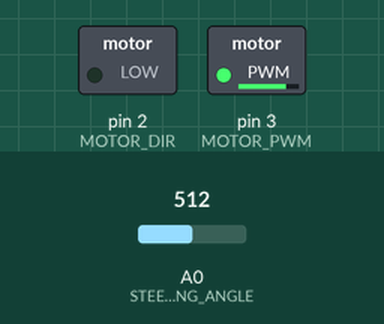
This sketch was run on a simulated Arduino Uno, built with avr-gcc and run on an emulated ATmega328P. Shown: switched loads named in the sketch (green lamp = pin HIGH). Inputs (shaded band) come from the test bench; at power-on: A0 (STEERING_ANGLE) = 512. What the sketch prints to the serial monitor is not drawn.

Above: at 1.2 s.
1.3 s: A0 (STEERING_ANGLE) set to 107
4.3 s: A0 (STEERING_ANGLE) set to 93
Timing chart, 0 to 7.3 s (numbered marks = the images above; inputs shaded):
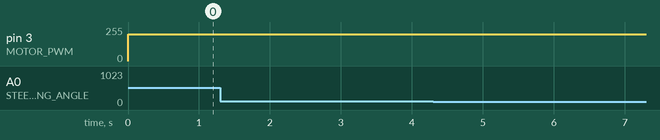

The sketch:

contorl_pid_ma.ino
```cpp
// 가변저항 => 0 ~ 1024

#define MOTOR_DIR    2
#define MOTOR_PWM    3
#define STEERING_ANGLE A0

int steer_angle;
int NEURAL_ANGLE;

int kp_steer = 0.3;
int kd_steer = 1;

int target;

void setup()
{
  pinMode(MOTOR_DIR, OUTPUT);
  pinMode(MOTOR_PWM, OUTPUT);

  Serial.begin(115200);
}

void motor_control(int speed)
{
  if (speed >= 0)
  {
    digitalWrite(MOTOR_DIR, LOW);
    analogWrite(MOTOR_PWM, speed);
  }
  else
  {
    digitalWrite(MOTOR_DIR, HIGH);
    analogWrite(MOTOR_PWM, -speed);
  }
}

void neural_angle(void)
{
  if (steer_angle >= 400 && steer_angle <= 600)
  {
    NEURAL_ANGLE = steer_angle;
  }
}

void Steering_Angle(void)
{
  steer_angle = analogRead(STEERING_ANGLE);
  neural_angle();

  static double steer_angle_old = 0;
  double steer_angle_d = 0;
  double steer_error = 0;

  steer_error = target - steer_angle;
  steer_angle_d = steer_error - steer_angle_old;

  double control_signal = (kp_steer * steer_error) + (kd_steer * steer_angle_d);

  if (abs(steer_error) <= 3)
  {
    motor_control(0);
  }
  else if (control_signal < NEURAL_ANGLE)
  {
    motor_control(200);
  }
  else if (control_signal > NEURAL_ANGLE)
  {
    motor_control(-200);
  }

  steer_angle_old = steer_angle;
}

void Steering_Angle_Print(void)
{
  steer_angle = analogRead(STEERING_ANGLE);

  Serial.print("Steering_Angle: ");
  Serial.println(steer_angle);
}

void loop()
{
  target = 400; // 목표 각도를 설정

  Steering_Angle();
  Steering_Angle_Print();
}
```
